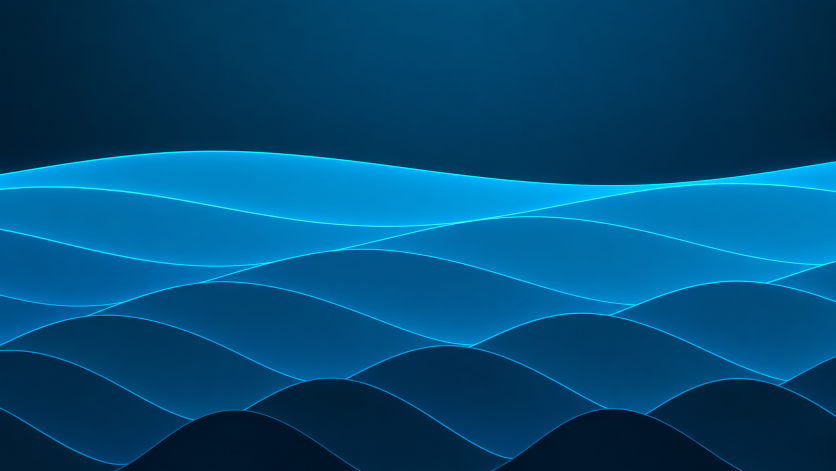
#> input picture branding/wallpapers/Katmanlı Mavi Dalga Manzarası.png, 1672 x 941 px (shown at 1/2 size)
$ python -i wallpapers.py   (imports and definitions only)
#> lines starting #> are read from the running program, lines starting #| are printed output that depends on the picture
#> further down, picture is the input picture: PIL image 1672x941 RGB; mean R, G, B 0.8, 75.5, 118.6
"""TyrOS duvar kağıtları — sadece Pillow ile, derleme sırasında üretilir (tools/make-assets.py çağırır)."""
import math, random
from PIL import Image, ImageDraw, ImageFilter, ImageChops

K = 3                     # çizim doğrudan 4K (3840x2160) çözünürlükte yapılır
W, H = 1280 * K, 720 * K
OUT_W, OUT_H = W, H

def hexc(s): s = s.lstrip('#'); return tuple(int(s[i:i+2], 16) for i in (0, 2, 4))

def vgrad(top, bottom, w=W, h=H):
    g = Image.linear_gradient('L').resize((w, h))
    return Image.composite(Image.new('RGB', (w, h), hexc(bottom)), Image.new('RGB', (w, h), hexc(top)), g)

# [15 lines left out: functions glow, stars, not called in this run]

def finish(img, grain=2, seed=1):
#> called with grain = 2, seed = 1
    if not grain:
        return img if img.size == (OUT_W, OUT_H) else img.resize((OUT_W, OUT_H), Image.LANCZOS)
    big = img if img.size == (OUT_W, OUT_H) else img.resize((OUT_W, OUT_H), Image.LANCZOS)
    noise = Image.effect_noise((OUT_W, OUT_H), 64).convert('RGB')
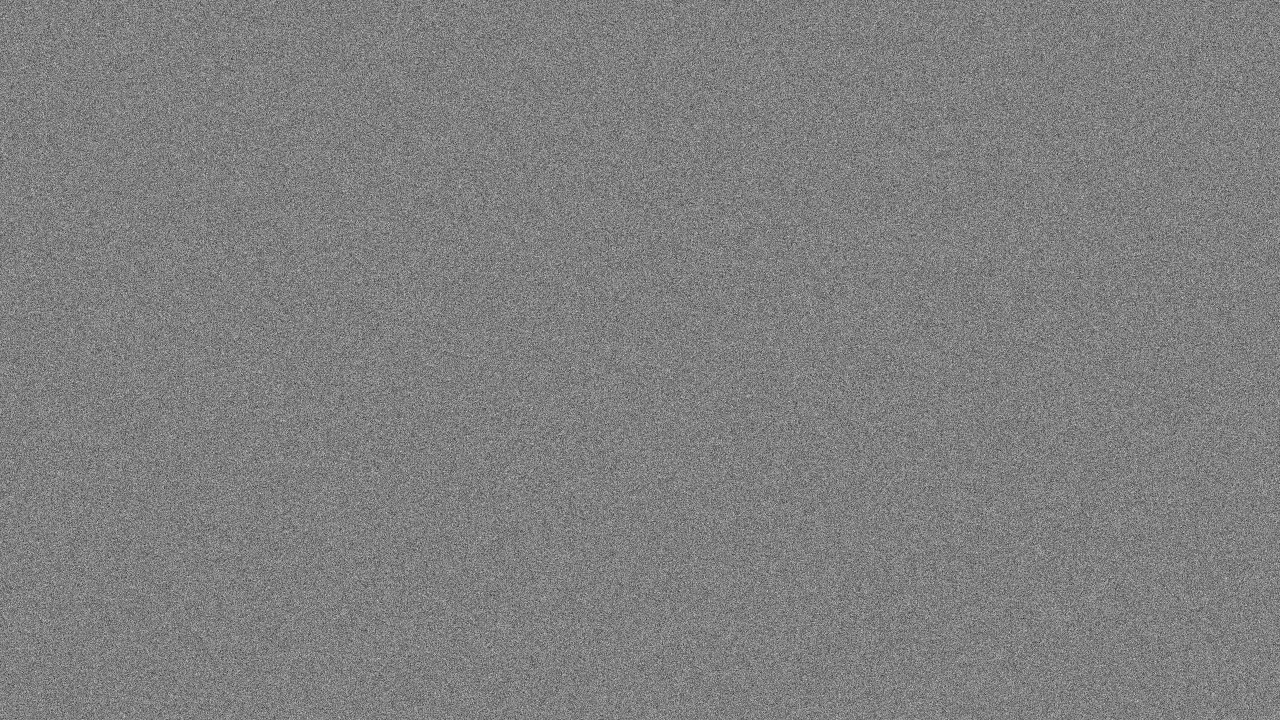
#> noise: PIL image 3840x2160 RGB (shown at 1/3 size); min 0, max 255, mean 127.5
    noise = Image.eval(noise, lambda v: 128 + (v - 128) * grain // 64)
    big = ImageChops.add(ImageChops.subtract(big, Image.new('RGB', big.size, (grain,) * 3)), ImageChops.subtract(noise, Image.new('RGB', big.size, (128 - grain,) * 3)))
    return big

# [113 lines left out: functions ribbon, logo_layer, w_tyros, w_flow, w_aurora, w_dunes and 1 more, not called in this run]

WALLS = [('tyros', 'TyrOS', w_tyros), ('akis', 'Akış', w_flow), ('kuzey', 'Kuzey ışıkları', w_aurora),
         ('kum', 'Kum tepeleri', w_dunes), ('okyanus', 'Okyanus', w_ocean)]

CUSTOM_NAMES = {
    'tyros': ['Kozmik Mavi-Mor Şerit Amblemi'],
    'akis': ['Neon Işık Dalgalarının Kesişimi'],
    'kuzey': ['Yıldızlı Gökyüzünde Kuzey Işıkları'],
    'kum': ['Mor Dune Tepelerinde Gün Batımı'],
    'okyanus': ['Katmanlı Mavi Dalga Manzarası'],
}


# [20 lines left out: function build, not called in this run]

>>> from PIL import Image
>>> picture = Image.open('../branding/wallpapers/Katmanlı Mavi Dalga Manzarası.png')
>>> result = finish(picture)
